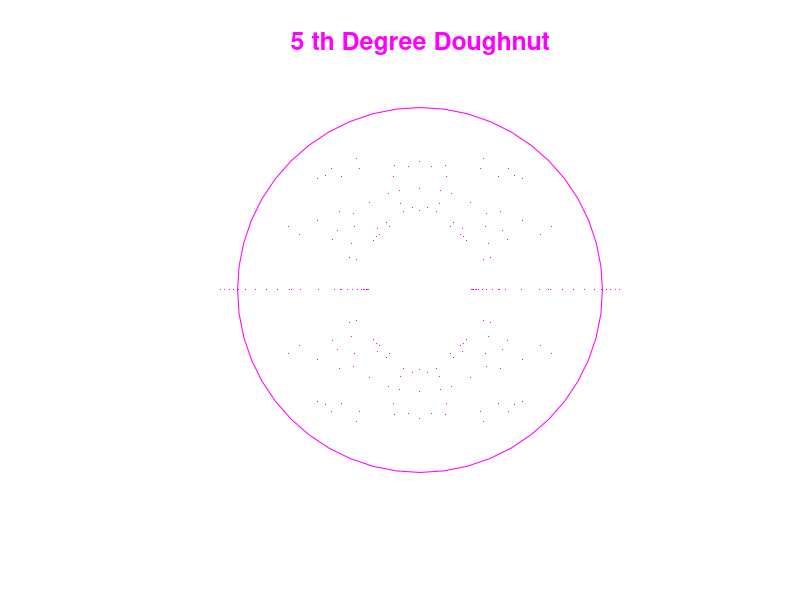
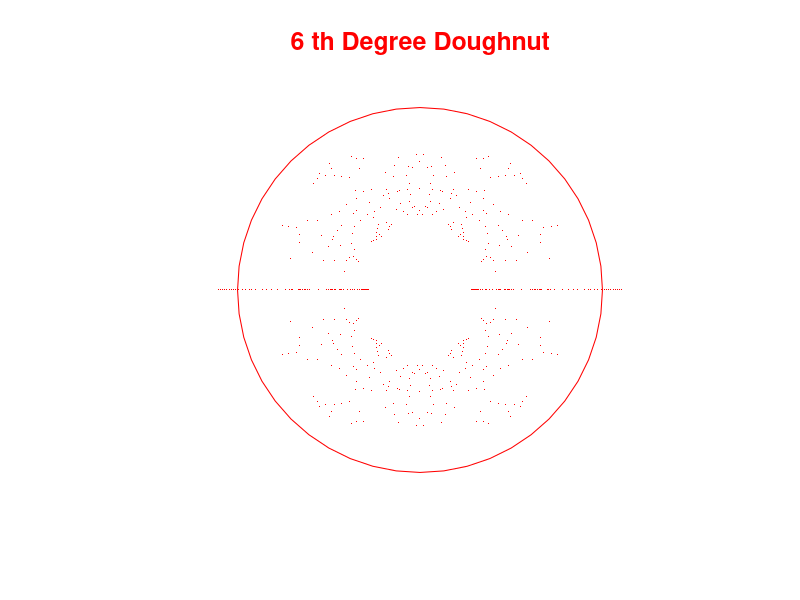
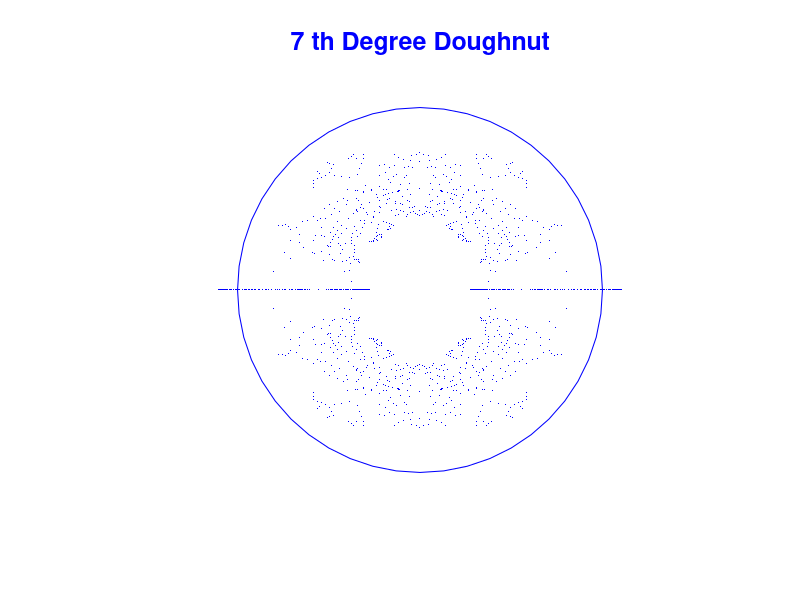
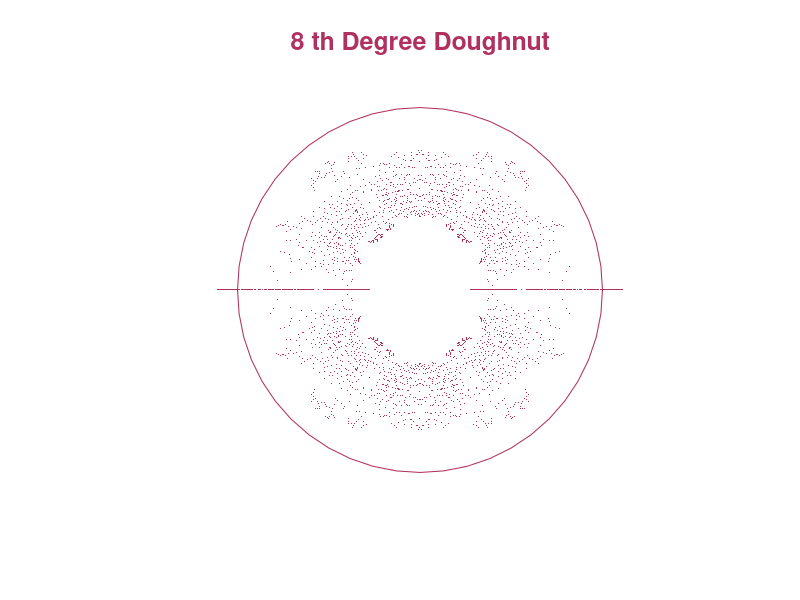
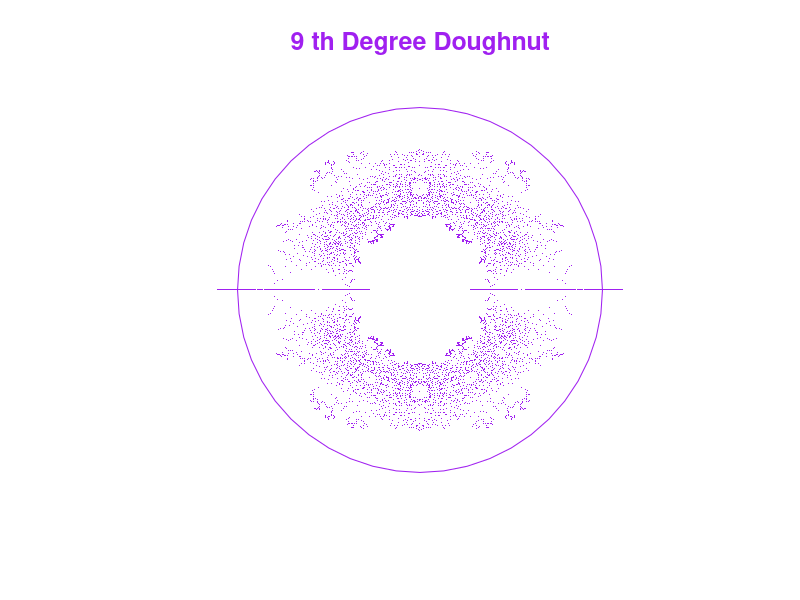
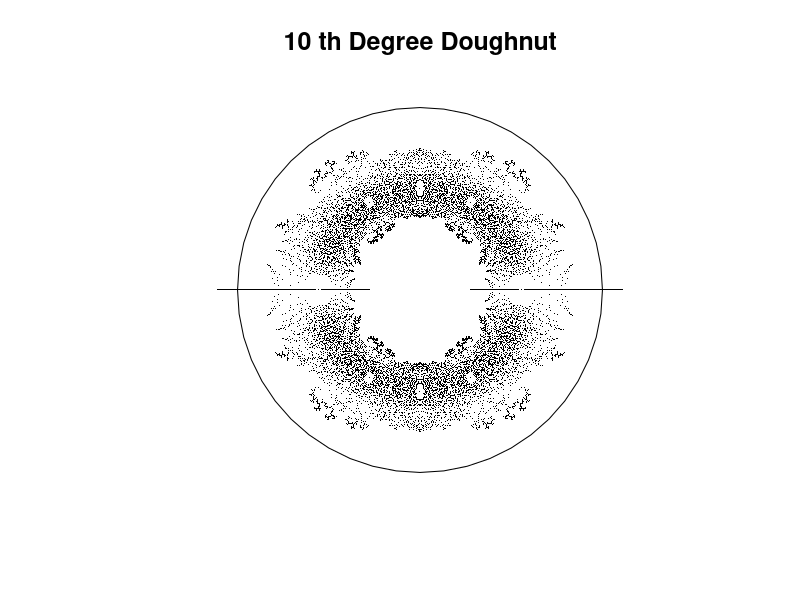

Recreate these plots in R, in order.
# Name:Atish Dixit
# Roll No.: CMS1512
# Assignment No.: 3
# Date created/ modified: 11-10-15 / 12-10-15

# function for finding roots using eigenvalue approach
eigenroot <- function(z)
{
n<-length(z)
a<-matrix(0,n-1,n-1)
for(i in 1:n-1)
        {
                a[1,i]=-(z[n-i]/z[n])
        }
a[row(a)==col(a)+1]=1
return(eigen(a)$values)
}

# function for converting decimal numbers in binary format
IntToBin <- function(n)
{
	bin <- NULL
	if (n==0)
	{
		return(c(bin,0))
	}
	else
	{
		while (n >= 1)
		{
			bin <- c(bin,n%%2)
			n = (n - n%%2)/2
		}
		return(rev(bin))
	}	
}

# function to create coefficents of various combination of -1 and +1 values
coeff <- function(num ,degree)
{
	x <- IntToBin(num)
	if (length(x) != degree+1)
	{
		x <- c( rep(0, (degree + 1 - length(x))) , x )
		return(replace(x, x==0, -1))
	}
	else
		return(replace(x, x==0, -1))
}

# plotting the roots at various degrees of polynomial functions
pdf("Doughnuts.pdf")

colors <- c("magenta","red","blue","maroon","purple","black")
for (degree in 5:10)
{
	degreevector <- (1:degree)
	xr <- NULL
	xi <- NULL

	for (i in degreevector)
	{	
		for (j in 0:( (2)^(i+1) - 1 ))
		{
			ans <- eigenroot(coeff (j,i))
			xr <- c(xr, Re(ans))
			xi <- c(xi, Im(ans))
		}
	}
	plot(xr,xi,pch=".",xaxt = "n",yaxt = "n",xlab = "", ylab = "", asp=1, bty="n", ylim = c(-1.9,1.9), col=colors[degree-4])
	title( main= paste(degree,"th Degree Doughnut"), col.main = colors[degree-4], cex.main=1.5)
	lines(1.8*cos(seq(-pi,pi,by=pi/24)),1.8*sin(seq(-pi,pi,by=pi/24)),col=colors[degree-4])
}

dev.off()
